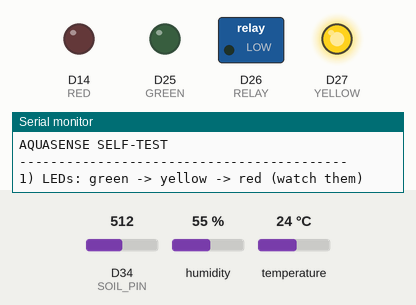
Bench run of a sketch on a simulated Arduino Due. Parts: switched loads named in the sketch (green lamp = pin HIGH), output pins drawn as LEDs (lit = HIGH), the last lines printed to the serial monitor. The test bench sets the inputs (shaded band); at power-on: D34 (SOIL_PIN) = 512, humidity 55 %, temperature 24 °C (analog values on the 0–1023 scale). Pins used as bus, display or sensor lines are not drawn.

Above: at 2.7 s.
2.8 s: D34 (SOIL_PIN) set to 0
At 4.6 s:
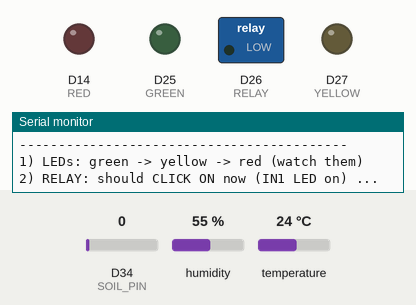
16.8 s: D34 (SOIL_PIN) set to 60
At 27.4 s:
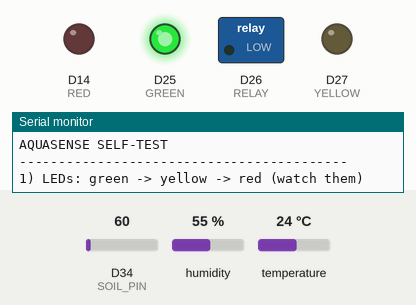
Timing chart, 0 to 30.5 s (numbered marks = the images above; inputs shaded):
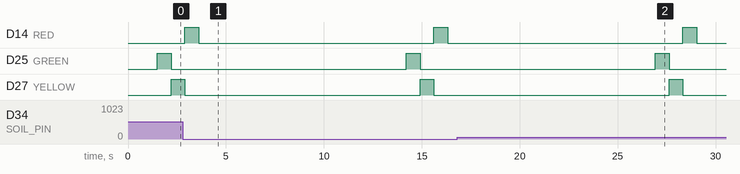

The sketch:

self_test.ino
```cpp
// AquaSense SELF-TEST - checks every part and prints PASS / FAIL
#include <DHTesp.h>

const int GREEN = 25, YELLOW = 27, RED = 14;
const int RELAY = 26;
const int SOIL_PIN = 34, SOIL_POWER = 33;
const int DHT_PIN = 4;

DHTesp dht;

void line() { Serial.println("------------------------------------------"); }

void setup() {
  Serial.begin(115200);
  delay(1500);
  pinMode(GREEN, OUTPUT); pinMode(YELLOW, OUTPUT); pinMode(RED, OUTPUT);
  pinMode(SOIL_POWER, OUTPUT); digitalWrite(SOIL_POWER, LOW);
  pinMode(RELAY, INPUT);                       // relay released = OFF
  analogReadResolution(12);
  dht.setup(DHT_PIN, DHTesp::AUTO_DETECT);
}

void loop() {
  line(); Serial.println("AQUASENSE SELF-TEST"); line();

  // 1. LEDs
  Serial.println("1) LEDs: green -> yellow -> red (watch them)");
  int leds[] = {GREEN, YELLOW, RED};
  for (int i = 0; i < 3; i++) { digitalWrite(leds[i], HIGH); delay(700); digitalWrite(leds[i], LOW); }

  // 2. Relay
  Serial.println("2) RELAY: should CLICK ON now (IN1 LED on) ...");
  pinMode(RELAY, OUTPUT); digitalWrite(RELAY, LOW);
  delay(2000);
  Serial.println("   ... and CLICK OFF now");
  pinMode(RELAY, INPUT);
  delay(1500);

  // 3. Soil probe
  digitalWrite(SOIL_POWER, HIGH); delay(100);
  int raw = analogRead(SOIL_PIN);
  digitalWrite(SOIL_POWER, LOW);
  Serial.print("3) SOIL raw = "); Serial.print(raw);
  if (raw < 50)        Serial.println("  -> FAIL (0 = AO not connected to D34)");
  else if (raw > 4000) Serial.println("  -> OK if probe is in AIR (dip in water: should drop)");
  else                 Serial.println("  -> PASS (probe is reading moisture)");

  // 4. DHT22
  delay(2000);
  TempAndHumidity v = dht.getTempAndHumidity();
  Serial.print("4) DHT22 status = "); Serial.print(dht.getStatusString());
  if (dht.getStatus() == 0) {
    Serial.print("  -> PASS  Temp "); Serial.print(v.temperature, 1);
    Serial.print(" C, Hum "); Serial.print(v.humidity, 1); Serial.println(" %");
  } else if (String(dht.getStatusString()) == "TIMEOUT") {
    Serial.println("  -> FAIL: no answer (check + to 3V3, - to GND, out to D4)");
  } else {
    Serial.println("  -> FAIL: bad signal (loose wire)");
  }

  line(); Serial.println("Repeating in 5 seconds..."); Serial.println();
  delay(5000);
}
```
